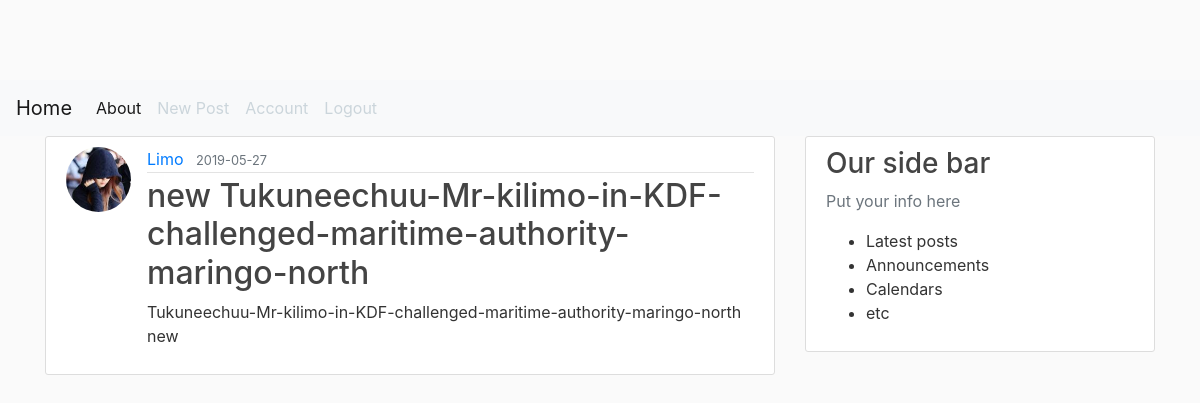
The page /post/16 (signed in) on the database its author committed.
### flaskblog/models.py (models this page shows, shortened)
class User(db.Model, UserMixin):
    id=db.Column(db.Integer, primary_key=True)
    username = db.Column(db.String(50), unique=True, nullable=False)
    email = db.Column(db.String(120), unique=True, nullable=False)
    image_file = db.Column(db.String(20), nullable=False, default='default.jpg')
    password = db.Column(db.String(60), nullable=False)
    posts= db.relationship('Post', backref='author', lazy=True)

class Post(db.Model):
    id=db.Column(db.Integer, primary_key=True)
    title = db.Column(db.String(100), nullable=False)
    date_posted = db.Column(db.DateTime, nullable=False, default=datetime.utcnow)
    content= db.Column(db.Text, nullable=False)
    user_id=db.Column(db.Integer, db.ForeignKey('user.id'), nullable=False)

### flaskblog/posts/routes.py (the view)
@posts.route("/post/<int:post_id>")
@login_required
def post(post_id):
    post= Post.query.get_or_404(post_id)
    return render_template('post.html', title=post.title, post=post)

### flaskblog/models.py (called while the page is built)
@login_manager.user_loader
def load_user(user_id):
    return User.query.get(int(user_id))

### flaskblog/templates/post.html (shortened to what this page needs)
{% extends "layout.html" %}
{% block content %}
<article class="media content-section">
    <img class="rounded-circle article-img" src="{{ url_for('static', filename='profpics/' + post.author.image_file ) }}" >
    <div class="well media-body">
        <div class="article-metadata">
            <a class="mr-2" href="{{ url_for('users.user_posts', username=post.author.username) }}">{{ post.author.username }}</a>
            <small class="text-muted">{{ post.date_posted.strftime('%Y-%m-%d') }}</small>
        </div>
        <h2 class="article-title" >{{ post.title }}</h2>
        <p class="article-content">{{ post.content }}</p>
    </div>
</article>
{% endblock content %}

### flaskblog/static/main.css (style rules this page uses)
body { background: #fafafa; color: #333333; margin-top: 5rem; }
h1, h2, h3, h4, h5, h6 { color: #444444; }
.content-section { background: #ffffff; padding: 10px 20px; border: 1px solid #dddddd; border-radius: 3px; margin-bottom: 20px; }
.article-title { color: #444444; }
.article-content { white-space: pre-line; }
.article-img { height: 65px; width: 65px; margin-right: 16px; }
.article-metadata { padding-bottom: 1px; margin-bottom: 4px; border-bottom: 1px solid #e3e3e3 }

### rows shown on the page
User: image_file (picture), author.username "Limo"
Post: date_posted "2019-05-27", title "new Tukuneechuu-Mr-kilimo-in-KDF-challenged-maritime-authority-maringo-north", content "Tukuneechuu-Mr-kilimo-in-KDF-challenged-maritime-authority-maringo-north new"
